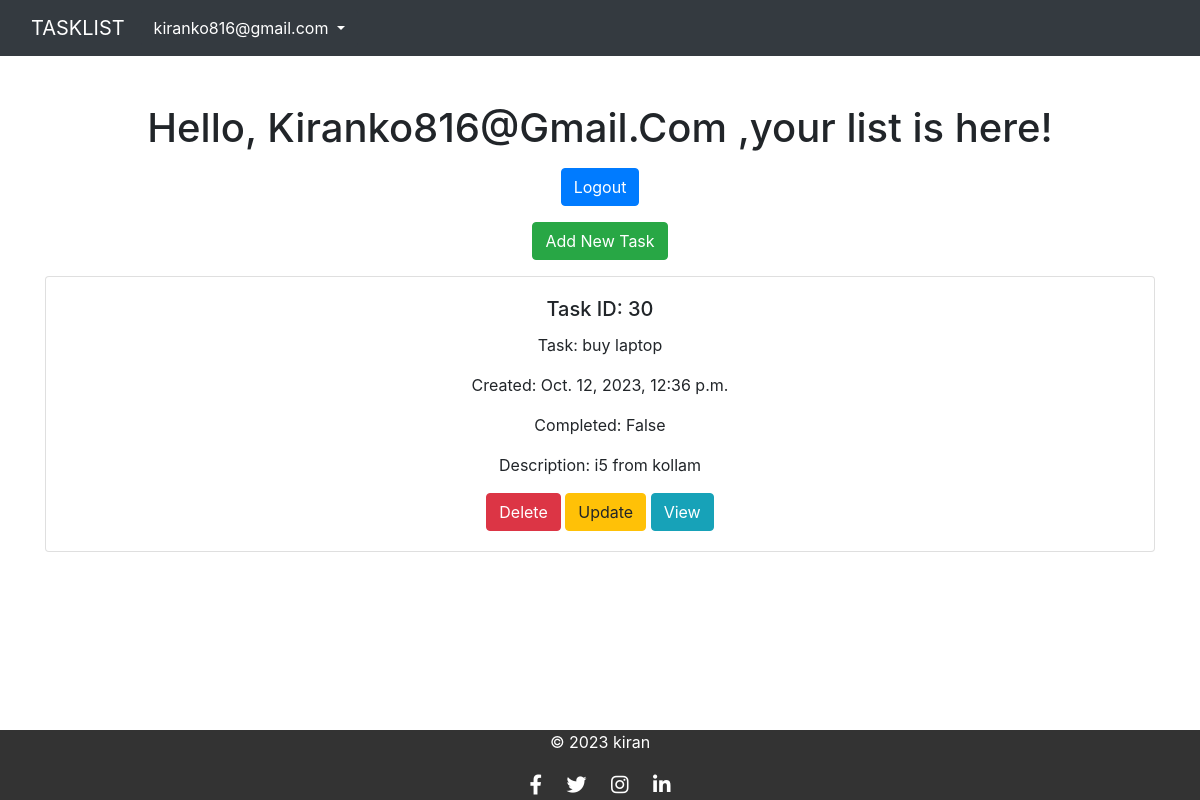
The app's page /tasks/ (signed in) with its own data.
### todo/models.py (models this page shows, shortened)
class Tasks(models.Model):
    user = models.ForeignKey(User,on_delete=models.CASCADE,null=True,blank=True)
    task = models.CharField(max_length=500,null=True,blank=True)
    description=models.TextField(default='')
    completed = models.BooleanField(default=False)
    created = models.DateTimeField(auto_now_add=True)

### todo/views.py (the view)
# urls.py: path('tasks/', TaskList.as_view(), name='task'),
class TaskList(LoginRequiredMixin,ListView):
    model = Tasks
    context_object_name= 'task'
    template_name='tasklist.html'
    def  get_queryset(self):
        return Tasks.objects.filter(user=self.request.user)

### templates/tasklist.html (shortened to what this page needs)
{% include 'header.html' %}
<!DOCTYPE html>
<html lang="en">
<head>
    <link rel="stylesheet" href="https://stackpath.bootstrapcdn.com/bootstrap/4.5.2/css/bootstrap.min.css">
</head>
<body class="d-flex flex-column min-vh-100">
    <div class="container mt-5 flex-grow-1">
         <h1 class="text-center">Hello, {{ user.username | title }} ,your list is here!</h1>
        <div class="text-center my-3">
            {% if request.user.is_authenticated %}
            <a href="{% url 'logout' %}" class="btn btn-primary">Logout</a>
            {% else %}
            <a href="{% url 'login' %}" class="btn btn-primary">Login</a>
            {% endif %}
        </div>
        <div class="text-center my-3">
            <a href="{% url 'createtask' %}" class="btn btn-success">Add New Task</a>
            {% for i in object_list %}
                <div class="card my-3">
                    <div class="card-body">
                        <h5 class="card-title">Task ID: {{ i.id }}</h5>
                        <p class="card-text">Task: {{ i.task }}</p>
                        <p class="card-text">Created: {{ i.created }}</p>
                        <p class="card-text">Completed: {{ i.completed }}</p>
                        <p class="card-text">Description: {{ i.description }}</p>
                        <a href="{% url 'delete' i.id %}" class="btn btn-danger">Delete</a>
                        <a href="{% url 'update' i.id %}" class="btn btn-warning">Update</a>
                        <a href="{% url 'details' i.id %}" class="btn btn-info">View</a>
                    </div>
                </div>
            {% endfor %}
        </div>
    </div>
</body>
</html>
{% include 'footer.html' %}

### templates/header.html (shortened to what this page needs)
<!DOCTYPE html>
<html lang="en">
<head>
</head>
    <link href="https://cdn.jsdelivr.net/npm/bootstrap@5.3.2/dist/css/bootstrap.min.css" rel="stylesheet">
<body>
<nav class="navbar navbar-expand-lg navbar-dark bg-dark">
  <div class="container-fluid">
       {% if user.is_authenticated %}
    <a class="navbar-brand" href="{% url 'task' %}">TASKLIST</a>
        {% else %}
      <a class="navbar-brand" href="{% url 'login' %}">LOGIN</a>
       {% endif %}
    <div class="collapse navbar-collapse" id="navbarNavDarkDropdown">
      <ul class="navbar-nav">
        <li class="nav-item dropdown">
          <button class="btn btn-dark dropdown-toggle" data-bs-toggle="dropdown" aria-expanded="false">
                      {{ user }}
          </button>
        </li>
      </ul>
    </div>
  </div>
</nav>
</body>
</html>

### records on screen
Tasks: id "30", task "buy laptop", created "Oct. 12, 2023, 12:36 p.m.", completed "False", description "i5 from kollam"

### other values on screen
{{ user }} "kiranko816@gmail.com"
{{ user.username | title }} "Kiranko816@Gmail.Com"
